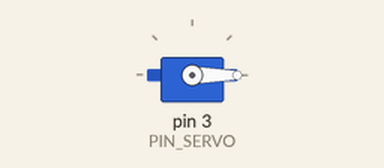
A sketch run on a simulated Arduino Uno, built with avr-gcc and run on an emulated ATmega328P. On the bench: servo.

Above: at 0.05 s.
At 3.05 s:
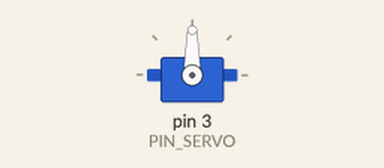
At 6.0 s:
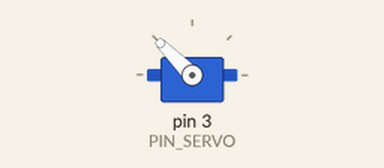
At 12.0 s:
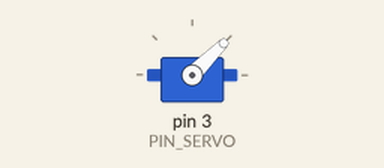
Timing chart, 0 to 15.6 s (numbered marks = the images above):
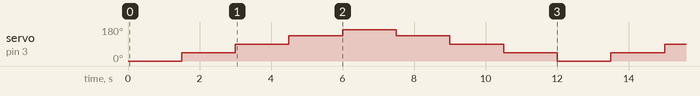

Measured:
- by itself, servo on pin 3 (PIN_SERVO): repeats every 12.0 s: 90° 1.5 s, 135° 1.5 s, 165° 1.5 s, 135° 1.5 s, 90° 1.5 s, 45° 1.5 s, 0° 1.5 s, 45° 1.5 s

The sketch:

servo.ino
```cpp
/*
    サーボモータを一定時間おきに動作させるプログラム。
*/

#include <Arduino.h>
#include <Servo.h>

#define PIN_SERVO 3
#define DURATION 1500

Servo servo;

void setup() {
  servo.attach(PIN_SERVO);
  servo.write(0);
}

int points[] = {0, 45, 90, 135, 165}; //180にすると止まらなかった。
int len = sizeof(points) / sizeof(int);
void loop() {
  int i;
  for (i=0; i<len; i++) {
    servo.write(points[i]);
    delay(DURATION);
  }

  for (i=len-2; i>0; i--) {
    servo.write(points[i]);
    delay(DURATION);
  }
}
```
